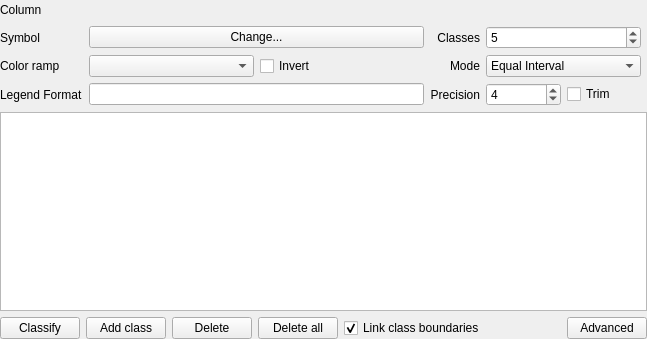
<?xml version="1.0" encoding="UTF-8"?>
<ui version="4.0">
 <class>QgsGraduatedSymbolRendererV2Widget</class>
 <widget class="QWidget" name="QgsGraduatedSymbolRendererV2Widget">
  <property name="geometry">
   <rect>
    <x>0</x>
    <y>0</y>
    <width>647</width>
    <height>339</height>
   </rect>
  </property>
  <layout class="QVBoxLayout" name="verticalLayout">
   <property name="margin">
    <number>0</number>
   </property>
   <item>
    <layout class="QGridLayout">
     <property name="rightMargin">
      <number>6</number>
     </property>
     <item row="6" column="3">
      <layout class="QHBoxLayout" name="horizontalLayout_7">
       <item>
        <widget class="QSpinBox" name="spinPrecision">
         <property name="sizePolicy">
          <sizepolicy hsizetype="Minimum" vsizetype="Fixed">
           <horstretch>0</horstretch>
           <verstretch>0</verstretch>
          </sizepolicy>
         </property>
         <property name="toolTip">
          <string>Precision of upper and lower values in label text.
Positive is number of decimal places
Negative rounds to powers of 10</string>
         </property>
         <property name="minimum">
          <number>0</number>
         </property>
         <property name="maximum">
          <number>10</number>
         </property>
         <property name="value">
          <number>4</number>
         </property>
        </widget>
       </item>
       <item>
        <widget class="QCheckBox" name="cbxTrimTrailingZeroes">
         <property name="toolTip">
          <string>Check to remove trailing zeroes after the decimal point from the upper and lower values in the legend.</string>
         </property>
         <property name="text">
          <string>Trim</string>
         </property>
        </widget>
       </item>
      </layout>
     </item>
     <item row="6" column="1">
      <widget class="QLineEdit" name="txtFormat">
       <property name="toolTip">
        <string>Template for the legend text associated with each classification.  
Use &quot;%1&quot; for the lower bound of the classification, and &quot;%2&quot; for the upper bound.</string>
       </property>
       <property name="alignment">
        <set>Qt::AlignLeading|Qt::AlignLeft|Qt::AlignVCenter</set>
       </property>
      </widget>
     </item>
     <item row="5" column="2">
      <widget class="QLabel" name="label_8">
       <property name="text">
        <string>Mode</string>
       </property>
       <property name="alignment">
        <set>Qt::AlignRight|Qt::AlignTrailing|Qt::AlignVCenter</set>
       </property>
       <property name="buddy">
        <cstring>cboGraduatedMode</cstring>
       </property>
      </widget>
     </item>
     <item row="5" column="0">
      <widget class="QLabel" name="label_7">
       <property name="text">
        <string>Color ramp</string>
       </property>
       <property name="buddy">
        <cstring>cboGraduatedColorRamp</cstring>
       </property>
      </widget>
     </item>
     <item row="5" column="3">
      <widget class="QComboBox" name="cboGraduatedMode">
       <item>
        <property name="text">
         <string>Equal Interval</string>
        </property>
       </item>
       <item>
        <property name="text">
         <string>Quantile (Equal Count)</string>
        </property>
       </item>
       <item>
        <property name="text">
         <string>Natural Breaks (Jenks)</string>
        </property>
       </item>
       <item>
        <property name="text">
         <string>Standard Deviation</string>
        </property>
       </item>
       <item>
        <property name="text">
         <string>Pretty Breaks</string>
        </property>
       </item>
      </widget>
     </item>
     <item row="4" column="0">
      <widget class="QLabel" name="label_6">
       <property name="text">
        <string>Symbol</string>
       </property>
       <property name="buddy">
        <cstring>btnChangeGraduatedSymbol</cstring>
       </property>
      </widget>
     </item>
     <item row="4" column="1">
      <widget class="QPushButton" name="btnChangeGraduatedSymbol">
       <property name="sizePolicy">
        <sizepolicy hsizetype="Minimum" vsizetype="Fixed">
         <horstretch>1</horstretch>
         <verstretch>0</verstretch>
        </sizepolicy>
       </property>
       <property name="text">
        <string>Change...</string>
       </property>
      </widget>
     </item>
     <item row="4" column="3">
      <widget class="QSpinBox" name="spinGraduatedClasses">
       <property name="sizePolicy">
        <sizepolicy hsizetype="Minimum" vsizetype="Fixed">
         <horstretch>0</horstretch>
         <verstretch>0</verstretch>
        </sizepolicy>
       </property>
       <property name="minimum">
        <number>1</number>
       </property>
       <property name="maximum">
        <number>999</number>
       </property>
       <property name="value">
        <number>5</number>
       </property>
      </widget>
     </item>
     <item row="4" column="2">
      <widget class="QLabel" name="label_5">
       <property name="text">
        <string>Classes</string>
       </property>
       <property name="alignment">
        <set>Qt::AlignRight|Qt::AlignTrailing|Qt::AlignVCenter</set>
       </property>
       <property name="buddy">
        <cstring>spinGraduatedClasses</cstring>
       </property>
      </widget>
     </item>
     <item row="5" column="1">
      <layout class="QHBoxLayout" name="horizontalLayout_2">
       <item>
        <widget class="QgsColorRampComboBox" name="cboGraduatedColorRamp"/>
       </item>
       <item>
        <widget class="QCheckBox" name="cbxInvertedColorRamp">
         <property name="text">
          <string>Invert</string>
         </property>
        </widget>
       </item>
      </layout>
     </item>
     <item row="2" column="0">
      <widget class="QLabel" name="label_4">
       <property name="text">
        <string>Column</string>
       </property>
      </widget>
     </item>
     <item row="2" column="1" colspan="2">
      <layout class="QHBoxLayout" name="horizontalLayout">
       <property name="topMargin">
        <number>0</number>
       </property>
       <item>
        <widget class="QgsFieldExpressionWidget" name="mExpressionWidget" native="true">
         <property name="minimumSize">
          <size>
           <width>0</width>
           <height>0</height>
          </size>
         </property>
         <property name="maximumSize">
          <size>
           <width>500</width>
           <height>16777215</height>
          </size>
         </property>
        </widget>
       </item>
       <item>
        <spacer name="horizontalSpacer">
         <property name="orientation">
          <enum>Qt::Horizontal</enum>
         </property>
         <property name="sizeHint" stdset="0">
          <size>
           <width>40</width>
           <height>20</height>
          </size>
         </property>
        </spacer>
       </item>
      </layout>
     </item>
     <item row="6" column="0">
      <widget class="QLabel" name="label">
       <property name="text">
        <string>Legend Format</string>
       </property>
       <property name="alignment">
        <set>Qt::AlignLeading|Qt::AlignLeft|Qt::AlignVCenter</set>
       </property>
       <property name="buddy">
        <cstring>txtFormat</cstring>
       </property>
      </widget>
     </item>
     <item row="6" column="2">
      <widget class="QLabel" name="label_16">
       <property name="text">
        <string>Precision</string>
       </property>
       <property name="alignment">
        <set>Qt::AlignRight|Qt::AlignTrailing|Qt::AlignVCenter</set>
       </property>
       <property name="buddy">
        <cstring>spinPrecision</cstring>
       </property>
      </widget>
     </item>
    </layout>
   </item>
   <item>
    <widget class="QTreeView" name="viewGraduated">
     <property name="contextMenuPolicy">
      <enum>Qt::CustomContextMenu</enum>
     </property>
     <property name="showDropIndicator" stdset="0">
      <bool>true</bool>
     </property>
     <property name="dragDropMode">
      <enum>QAbstractItemView::InternalMove</enum>
     </property>
     <property name="selectionMode">
      <enum>QAbstractItemView::ExtendedSelection</enum>
     </property>
     <property name="rootIsDecorated">
      <bool>false</bool>
     </property>
     <property name="itemsExpandable">
      <bool>false</bool>
     </property>
     <property name="sortingEnabled">
      <bool>true</bool>
     </property>
    </widget>
   </item>
   <item>
    <layout class="QHBoxLayout" name="_2">
     <item>
      <widget class="QPushButton" name="btnGraduatedClassify">
       <property name="text">
        <string>Classify</string>
       </property>
      </widget>
     </item>
     <item>
      <widget class="QPushButton" name="btnGraduatedAdd">
       <property name="text">
        <string>Add class</string>
       </property>
      </widget>
     </item>
     <item>
      <widget class="QPushButton" name="btnGraduatedDelete">
       <property name="text">
        <string>Delete</string>
       </property>
      </widget>
     </item>
     <item>
      <widget class="QPushButton" name="btnDeleteAllClasses">
       <property name="text">
        <string>Delete all</string>
       </property>
      </widget>
     </item>
     <item>
      <widget class="QCheckBox" name="cbxLinkBoundaries">
       <property name="text">
        <string>Link class boundaries</string>
       </property>
       <property name="checked">
        <bool>true</bool>
       </property>
      </widget>
     </item>
     <item>
      <spacer>
       <property name="orientation">
        <enum>Qt::Horizontal</enum>
       </property>
       <property name="sizeHint" stdset="0">
        <size>
         <width>40</width>
         <height>20</height>
        </size>
       </property>
      </spacer>
     </item>
     <item>
      <widget class="QPushButton" name="btnAdvanced">
       <property name="text">
        <string>Advanced</string>
       </property>
      </widget>
     </item>
    </layout>
   </item>
  </layout>
 </widget>
 <customwidgets>
  <customwidget>
   <class>QgsColorRampComboBox</class>
   <extends>QComboBox</extends>
   <header>qgscolorrampcombobox.h</header>
  </customwidget>
  <customwidget>
   <class>QgsFieldExpressionWidget</class>
   <extends>QWidget</extends>
   <header location="global">qgsfieldexpressionwidget.h</header>
   <container>1</container>
  </customwidget>
 </customwidgets>
 <tabstops>
  <tabstop>btnChangeGraduatedSymbol</tabstop>
  <tabstop>spinGraduatedClasses</tabstop>
  <tabstop>cboGraduatedColorRamp</tabstop>
  <tabstop>cbxInvertedColorRamp</tabstop>
  <tabstop>cboGraduatedMode</tabstop>
  <tabstop>txtFormat</tabstop>
  <tabstop>spinPrecision</tabstop>
  <tabstop>cbxTrimTrailingZeroes</tabstop>
  <tabstop>viewGraduated</tabstop>
  <tabstop>btnGraduatedClassify</tabstop>
  <tabstop>btnGraduatedAdd</tabstop>
  <tabstop>btnGraduatedDelete</tabstop>
  <tabstop>btnDeleteAllClasses</tabstop>
  <tabstop>cbxLinkBoundaries</tabstop>
  <tabstop>btnAdvanced</tabstop>
 </tabstops>
 <resources/>
 <connections/>
</ui>
